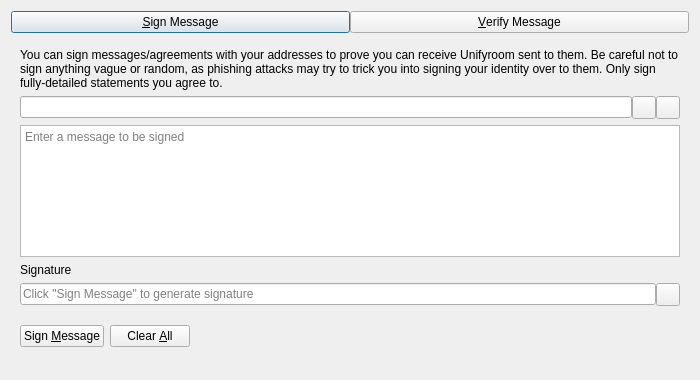
<?xml version="1.0" encoding="UTF-8"?>
<ui version="4.0">
 <class>SignVerifyMessageDialog</class>
 <widget class="QDialog" name="SignVerifyMessageDialog">
  <property name="geometry">
   <rect>
    <x>0</x>
    <y>0</y>
    <width>700</width>
    <height>380</height>
   </rect>
  </property>
  <property name="windowTitle">
   <string>Signatures - Sign / Verify a Message</string>
  </property>
  <property name="modal">
   <bool>true</bool>
  </property>
  <layout class="QVBoxLayout" name="verticalLayout">
   <item>
    <layout class="QHBoxLayout" name="horizontalLayout_Buttons_2">
     <property name="spacing">
      <number>0</number>
     </property>
     <property name="topMargin">
      <number>0</number>
     </property>
     <item>
      <widget class="QPushButton" name="btnSignMessage">
       <property name="text">
        <string>&amp;Sign Message</string>
       </property>
       <property name="checkable">
        <bool>true</bool>
       </property>
      </widget>
     </item>
     <item>
      <widget class="QPushButton" name="btnVerifyMessage">
       <property name="text">
        <string>&amp;Verify Message</string>
       </property>
       <property name="checkable">
        <bool>true</bool>
       </property>
      </widget>
     </item>
    </layout>
   </item>
   <item>
    <widget class="QStackedWidget" name="stackedWidgetSig">
     <property name="minimumSize">
      <size>
       <width>0</width>
       <height>0</height>
      </size>
     </property>
     <property name="currentIndex">
      <number>0</number>
     </property>
     <widget class="QWidget" name="pageSignMessage">
      <layout class="QVBoxLayout" name="verticalLayout_SM">
       <item>
        <widget class="QLabel" name="infoLabel_SM">
         <property name="text">
          <string>You can sign messages/agreements with your addresses to prove you can receive Unifyroom sent to them. Be careful not to sign anything vague or random, as phishing attacks may try to trick you into signing your identity over to them. Only sign fully-detailed statements you agree to.</string>
         </property>
         <property name="textFormat">
          <enum>Qt::PlainText</enum>
         </property>
         <property name="wordWrap">
          <bool>true</bool>
         </property>
        </widget>
       </item>
       <item>
        <layout class="QHBoxLayout" name="horizontalLayout_1_SM">
         <property name="spacing">
          <number>0</number>
         </property>
         <item>
          <widget class="QValidatedLineEdit" name="addressIn_SM">
           <property name="toolTip">
            <string>The Unifyroom address to sign the message with</string>
           </property>
          </widget>
         </item>
         <item>
          <widget class="QToolButton" name="addressBookButton_SM">
           <property name="toolTip">
            <string>Choose previously used address</string>
           </property>
           <property name="text">
            <string/>
           </property>
           <property name="shortcut">
            <string>Alt+A</string>
           </property>
          </widget>
         </item>
         <item>
          <widget class="QToolButton" name="pasteButton_SM">
           <property name="toolTip">
            <string>Paste address from clipboard</string>
           </property>
           <property name="text">
            <string/>
           </property>
           <property name="shortcut">
            <string>Alt+P</string>
           </property>
          </widget>
         </item>
        </layout>
       </item>
       <item>
        <widget class="QPlainTextEdit" name="messageIn_SM">
         <property name="toolTip">
          <string>Enter the message you want to sign here</string>
         </property>
         <property name="placeholderText">
          <string>Enter a message to be signed</string>
         </property>
        </widget>
       </item>
       <item>
        <widget class="QLabel" name="signatureLabel_SM">
         <property name="text">
          <string>Signature</string>
         </property>
         <property name="textFormat">
          <enum>Qt::PlainText</enum>
         </property>
        </widget>
       </item>
       <item>
        <layout class="QHBoxLayout" name="horizontalLayout_2_SM">
         <property name="spacing">
          <number>0</number>
         </property>
         <item>
          <widget class="QLineEdit" name="signatureOut_SM">
           <property name="placeholderText">
            <string>Click "Sign Message" to generate signature</string>
           </property>
           <property name="readOnly">
            <bool>true</bool>
           </property>
          </widget>
         </item>
         <item>
          <widget class="QToolButton" name="copySignatureButton_SM">
           <property name="toolTip">
            <string>Copy the current signature to the system clipboard</string>
           </property>
           <property name="text">
            <string/>
           </property>
          </widget>
         </item>
        </layout>
       </item>
       <item>
        <layout class="QHBoxLayout" name="horizontalLayout_3_SM">
         <item>
          <widget class="QPushButton" name="signMessageButton_SM">
           <property name="toolTip">
            <string>Sign the message to prove you own this Unifyroom address</string>
           </property>
           <property name="text">
            <string>Sign &amp;Message</string>
           </property>
           <property name="autoDefault">
            <bool>false</bool>
           </property>
          </widget>
         </item>
         <item>
          <widget class="QPushButton" name="clearButton_SM">
           <property name="toolTip">
            <string>Reset all sign message fields</string>
           </property>
           <property name="text">
            <string>Clear &amp;All</string>
           </property>
           <property name="autoDefault">
            <bool>false</bool>
           </property>
          </widget>
         </item>
         <item>
          <spacer name="horizontalSpacer_1_SM">
           <property name="orientation">
            <enum>Qt::Horizontal</enum>
           </property>
           <property name="sizeHint" stdset="0">
            <size>
             <width>40</width>
             <height>48</height>
            </size>
           </property>
          </spacer>
         </item>
         <item>
          <widget class="QLabel" name="statusLabel_SM">
           <property name="text">
            <string/>
           </property>
           <property name="wordWrap">
            <bool>true</bool>
           </property>
          </widget>
         </item>
         <item>
          <spacer name="horizontalSpacer_2_SM">
           <property name="orientation">
            <enum>Qt::Horizontal</enum>
           </property>
           <property name="sizeHint" stdset="0">
            <size>
             <width>40</width>
             <height>48</height>
            </size>
           </property>
          </spacer>
         </item>
        </layout>
       </item>
      </layout>
     </widget>
     <widget class="QWidget" name="pageVerifyMessage">
      <layout class="QVBoxLayout" name="verticalLayout_VM">
       <item>
        <widget class="QLabel" name="infoLabel_VM">
         <property name="text">
          <string>Enter the receiver's address, message (ensure you copy line breaks, spaces, tabs, etc. exactly) and signature below to verify the message. Be careful not to read more into the signature than what is in the signed message itself, to avoid being tricked by a man-in-the-middle attack. Note that this only proves the signing party receives with the address, it cannot prove sendership of any transaction!</string>
         </property>
         <property name="textFormat">
          <enum>Qt::PlainText</enum>
         </property>
         <property name="alignment">
          <set>Qt::AlignLeading|Qt::AlignLeft|Qt::AlignTop</set>
         </property>
         <property name="wordWrap">
          <bool>true</bool>
         </property>
        </widget>
       </item>
       <item>
        <layout class="QHBoxLayout" name="horizontalLayout_1_VM">
         <property name="spacing">
          <number>0</number>
         </property>
         <item>
          <widget class="QValidatedLineEdit" name="addressIn_VM">
           <property name="toolTip">
            <string>The Unifyroom address the message was signed with</string>
           </property>
          </widget>
         </item>
         <item>
          <widget class="QToolButton" name="addressBookButton_VM">
           <property name="toolTip">
            <string>Choose previously used address</string>
           </property>
           <property name="text">
            <string/>
           </property>
           <property name="shortcut">
            <string>Alt+A</string>
           </property>
          </widget>
         </item>
        </layout>
       </item>
       <item>
        <widget class="QPlainTextEdit" name="messageIn_VM">
          <property name="toolTip">
            <string>The signed message to verify</string>
          </property>
          <property name="placeholderText">
            <string>Enter a message to be verified</string>
          </property>
        </widget>
       </item>
       <item>
        <widget class="QValidatedLineEdit" name="signatureIn_VM">
          <property name="toolTip">
            <string>The signature given when the message was signed</string>
          </property>
          <property name="placeholderText">
            <string>Enter a signature for the message to be verified</string>
          </property>
        </widget>
       </item>
       <item>
        <layout class="QHBoxLayout" name="horizontalLayout_2_VM">
         <item>
          <widget class="QPushButton" name="verifyMessageButton_VM">
           <property name="toolTip">
            <string>Verify the message to ensure it was signed with the specified Unifyroom address</string>
           </property>
           <property name="text">
            <string>Verify &amp;Message</string>
           </property>
           <property name="autoDefault">
            <bool>false</bool>
           </property>
          </widget>
         </item>
         <item>
          <widget class="QPushButton" name="clearButton_VM">
           <property name="toolTip">
            <string>Reset all verify message fields</string>
           </property>
           <property name="text">
            <string>Clear &amp;All</string>
           </property>
           <property name="autoDefault">
            <bool>false</bool>
           </property>
          </widget>
         </item>
         <item>
          <spacer name="horizontalSpacer_1_VM">
           <property name="orientation">
            <enum>Qt::Horizontal</enum>
           </property>
           <property name="sizeHint" stdset="0">
            <size>
             <width>40</width>
             <height>48</height>
            </size>
           </property>
          </spacer>
         </item>
         <item>
          <widget class="QLabel" name="statusLabel_VM">
           <property name="text">
            <string/>
           </property>
           <property name="wordWrap">
            <bool>true</bool>
           </property>
          </widget>
         </item>
         <item>
          <spacer name="horizontalSpacer_2_VM">
           <property name="orientation">
            <enum>Qt::Horizontal</enum>
           </property>
           <property name="sizeHint" stdset="0">
            <size>
             <width>40</width>
             <height>48</height>
            </size>
           </property>
          </spacer>
         </item>
        </layout>
       </item>
      </layout>
     </widget>
    </widget>
   </item>
  </layout>
 </widget>
 <customwidgets>
  <customwidget>
   <class>QValidatedLineEdit</class>
   <extends>QLineEdit</extends>
   <header>qt/qvalidatedlineedit.h</header>
  </customwidget>
 </customwidgets>
 <resources>
  <include location="../unfy.qrc"/>
 </resources>
 <connections/>
</ui>
